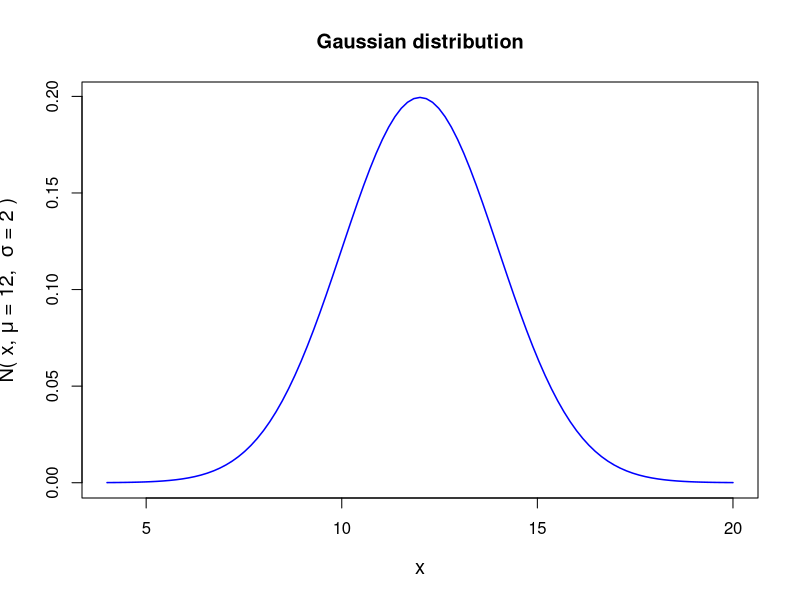
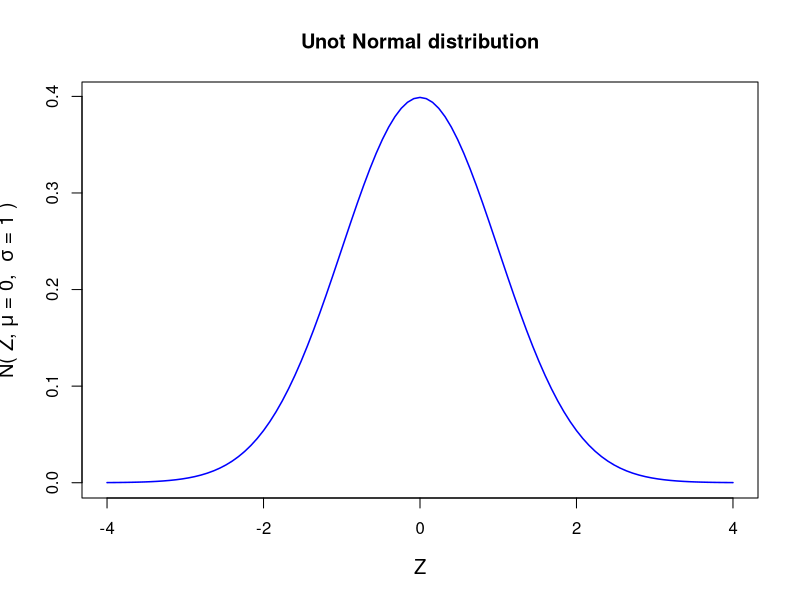
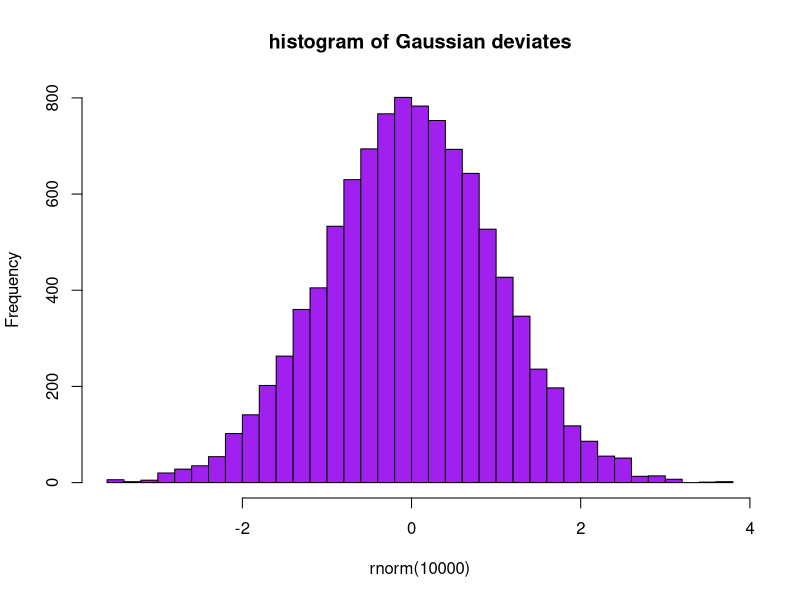

The R source for these figures, in order:
##### Using R library functions for the Gaussian distribution

mean = 12     ## mean of the Gaussian
standev = 2.0 ## means of the standard deviation
x = 14.0    ## Gaussian variable value


### Probability density function

### dnorm(x,mu,sigma)  returns Gaussian probability density for given x,mu,sigma
gauss_density = dnorm(x,mean,standev)
gauss_density = round(gauss_density, digits=3)
print(paste("Gaussian probability for (",x,",",mean,",",standev,") = ", gauss_density) )

### dnorm(Z) returns a probability density for a given Z in unit Gaussian.
Z = 2.0
unit_norm = dnorm(Z)
unit_norm = round(unit_norm,3)
print(paste("Unit Gaussian probability for  Z = ",Z," is ",unit_norm ) )

###  Plotting the Gaussian curve in the x range of (mu - 4*sigma, mu + 4*sigma)
mean = 12
standev = 2
x = seq(mean - 4*standev, mean + 4*standev, 100)
string =  substitute( paste("N( x, ", mu, " = 12,  ", sigma, " = 2 " , ")"  ))
curve(dnorm(x, mean, standev), xlim=c(mean - 4*standev, mean +  4*standev),
      ylab=string, lwd=1.5, cex.lab=1.2, col="blue", main="Gaussian distribution")

X11()

## Plotting unit Gaussian curve
mean = 0
standev = 1
x = seq(mean - 4*standev, mean + 4*standev, 100)
string =  substitute( paste("N( Z, ", mu, " = 0,  ", sigma, " = 1 " , ")"  ))
curve(dnorm(x, mean, standev), xlim=c(mean - 4*standev, mean +  4*standev),
      xlab="Z", ylab=string, lwd=1.5, cex.lab=1.2, col="blue", main="Unot Normal distribution")

X11()

#### Generating cumulative probability (p-value) above upto a Z value in a unit Gaussian

#######  pnorm(Z) generates cumulative probability from minus infinity to Z
#######  when Z is positive, probability above Z is 1-pnorm(Z)
#######  when Z is negative, probability below Z is pnorm(Z)

Z = 2.6
pvalue = pnorm(Z)
pvalue = round(pvalue,3)
print(paste("cumulative probability from Z = minus infinity to ", Z, "is ", pvalue))

Z = -2.6
pvalue = pnorm(Z)  
pvalue = round(pvalue,3)
print(paste("cumulative probability from Z = minus infinity to ", Z, "is ", pvalue))


#### Generating Z value for a cumulative probability p
###  The function qnorm(p) returns Z value at which cumulative probability is p.

p = 0.95  ## cumulative probabilitu from minus infinity to Z.
Z = qnorm(p)
Z = round(Z, digits=3)
print(paste("Z value for a cumulative probability p = ", p, "is ", Z))


#### Generating random deviates from a Gaussian
### rnorm(n,mean, standev) returns a vector of n random deviates from a 
####     Gausian N(mean, standev).
### rnorm(n) returns a vector of n random deviates from a Gaussian  N(0,1)

ndev = rnorm(4, mean=15, sd=3)
ndev = round(ndev,digits=3)
print("Four Gaussian deviates from N(15,3) : ")
print(ndev)

## plotting the histogram of 10000 random deviates from unit Gaussian:
hist(rnorm(10000), breaks=30, col="purple", main="histogram of Gaussian deviates")